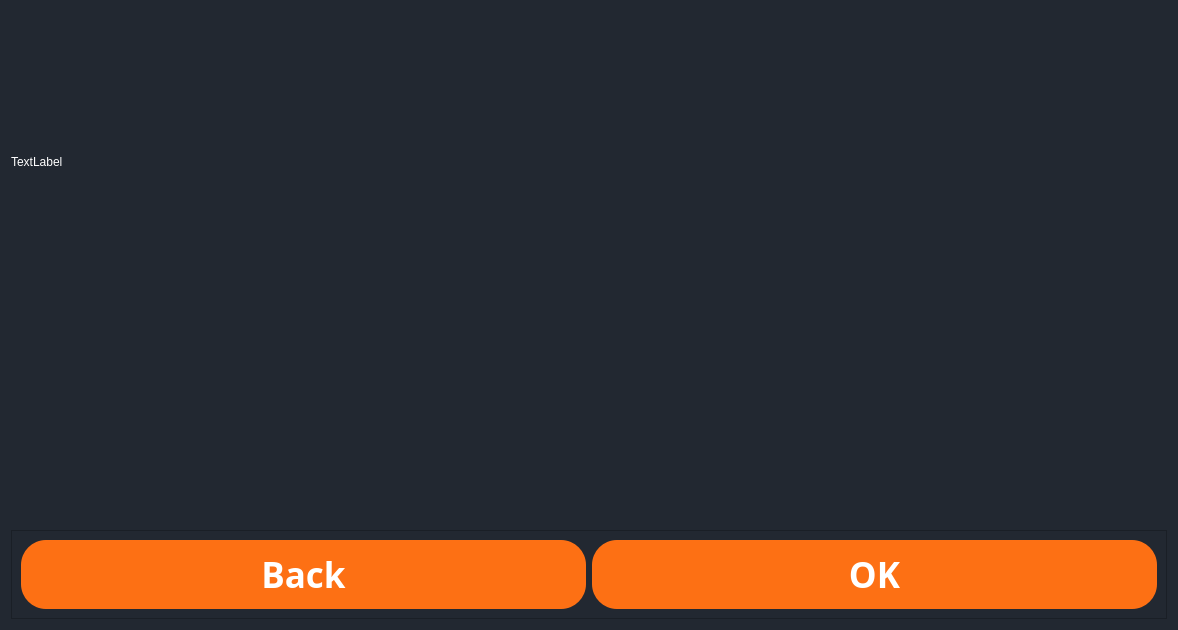
<?xml version="1.0" encoding="UTF-8"?>
<ui version="4.0">
 <class>Form</class>
 <widget class="QWidget" name="Form">
  <property name="geometry">
   <rect>
    <x>0</x>
    <y>0</y>
    <width>1178</width>
    <height>630</height>
   </rect>
  </property>
  <property name="windowTitle">
   <string>Form</string>
  </property>
  <property name="styleSheet">
   <string notr="true">QWidget {
    background-color: rgb(34, 40, 49);
	color: rgb(255, 255, 255)
}
</string>
  </property>
  <layout class="QVBoxLayout" name="verticalLayout">
   <item>
    <widget class="QLabel" name="label">
     <property name="text">
      <string>TextLabel</string>
     </property>
    </widget>
   </item>
   <item alignment="Qt::AlignBottom">
    <widget class="QFrame" name="frame">
     <property name="frameShape">
      <enum>QFrame::StyledPanel</enum>
     </property>
     <property name="frameShadow">
      <enum>QFrame::Raised</enum>
     </property>
     <layout class="QHBoxLayout" name="horizontalLayout">
      <item>
       <widget class="QPushButton" name="main_butten">
        <property name="font">
         <font>
          <family>Microsoft YaHei</family>
          <pointsize>26</pointsize>
          <weight>75</weight>
          <bold>true</bold>
         </font>
        </property>
        <property name="cursor">
         <cursorShape>PointingHandCursor</cursorShape>
        </property>
        <property name="toolTip">
         <string>&lt;html&gt;&lt;head/&gt;&lt;body&gt;&lt;p&gt;Go to the main window&lt;/p&gt;&lt;/body&gt;&lt;/html&gt;</string>
        </property>
        <property name="styleSheet">
         <string notr="true">QPushButton {
	background-color: #FD7014;
	border-radius: 25px;
    border: none;
    padding: 10px 40px;
	color: rgb(255, 255, 255)
}
QPushButton:hover {
    background-color: #E65C00; 
}
QPushButton:pressed {
    background-color: #CC4D00; 
}

QPushButton {
    box-shadow: 0px 4px 10px rgba(0, 0, 0, 0.5); 
}</string>
        </property>
        <property name="text">
         <string>Back</string>
        </property>
       </widget>
      </item>
      <item>
       <widget class="QPushButton" name="Gaming_OK">
        <property name="font">
         <font>
          <family>Microsoft YaHei</family>
          <pointsize>26</pointsize>
          <weight>75</weight>
          <bold>true</bold>
         </font>
        </property>
        <property name="cursor">
         <cursorShape>PointingHandCursor</cursorShape>
        </property>
        <property name="styleSheet">
         <string notr="true">QPushButton {
	background-color: #FD7014;
	border-radius: 25px;
    border: none;
    padding: 10px 40px;
	color: rgb(255, 255, 255)
}
QPushButton:hover {
    background-color: #E65C00; 
}
QPushButton:pressed {
    background-color: #CC4D00; 
}

QPushButton {
    box-shadow: 0px 4px 10px rgba(0, 0, 0, 0.5); 
}</string>
        </property>
        <property name="text">
         <string>OK</string>
        </property>
       </widget>
      </item>
     </layout>
    </widget>
   </item>
  </layout>
 </widget>
 <resources/>
 <connections/>
</ui>
